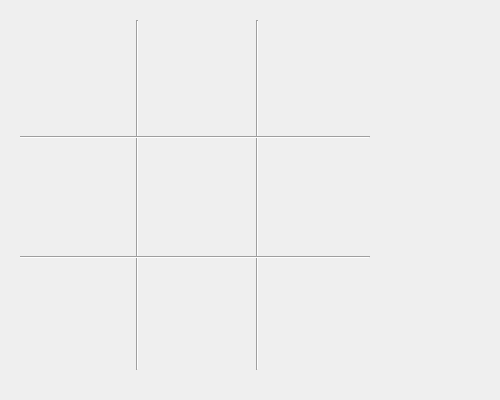
<?xml version="1.0" encoding="UTF-8"?>
<ui version="4.0">
 <class>GameWindow</class>
 <widget class="QWidget" name="GameWindow">
  <property name="geometry">
   <rect>
    <x>0</x>
    <y>0</y>
    <width>500</width>
    <height>400</height>
   </rect>
  </property>
  <property name="windowTitle">
   <string>Dialog</string>
  </property>
  <widget class="QPushButton" name="button20">
   <property name="geometry">
    <rect>
     <x>30</x>
     <y>270</y>
     <width>90</width>
     <height>90</height>
    </rect>
   </property>
   <property name="font">
    <font>
     <pointsize>36</pointsize>
    </font>
   </property>
   <property name="cursor">
    <cursorShape>PointingHandCursor</cursorShape>
   </property>
   <property name="text">
    <string/>
   </property>
   <property name="checkable">
    <bool>false</bool>
   </property>
   <property name="autoDefault">
    <bool>false</bool>
   </property>
   <property name="default">
    <bool>false</bool>
   </property>
   <property name="flat">
    <bool>true</bool>
   </property>
  </widget>
  <widget class="QPushButton" name="button21">
   <property name="geometry">
    <rect>
     <x>153</x>
     <y>270</y>
     <width>90</width>
     <height>90</height>
    </rect>
   </property>
   <property name="font">
    <font>
     <pointsize>36</pointsize>
    </font>
   </property>
   <property name="cursor">
    <cursorShape>PointingHandCursor</cursorShape>
   </property>
   <property name="text">
    <string/>
   </property>
   <property name="checkable">
    <bool>false</bool>
   </property>
   <property name="autoDefault">
    <bool>false</bool>
   </property>
   <property name="default">
    <bool>false</bool>
   </property>
   <property name="flat">
    <bool>true</bool>
   </property>
  </widget>
  <widget class="QPushButton" name="button22">
   <property name="geometry">
    <rect>
     <x>270</x>
     <y>270</y>
     <width>90</width>
     <height>90</height>
    </rect>
   </property>
   <property name="font">
    <font>
     <pointsize>36</pointsize>
    </font>
   </property>
   <property name="cursor">
    <cursorShape>PointingHandCursor</cursorShape>
   </property>
   <property name="text">
    <string/>
   </property>
   <property name="checkable">
    <bool>false</bool>
   </property>
   <property name="autoDefault">
    <bool>false</bool>
   </property>
   <property name="default">
    <bool>false</bool>
   </property>
   <property name="flat">
    <bool>true</bool>
   </property>
  </widget>
  <widget class="QPushButton" name="button12">
   <property name="geometry">
    <rect>
     <x>270</x>
     <y>150</y>
     <width>90</width>
     <height>90</height>
    </rect>
   </property>
   <property name="font">
    <font>
     <pointsize>36</pointsize>
    </font>
   </property>
   <property name="cursor">
    <cursorShape>PointingHandCursor</cursorShape>
   </property>
   <property name="text">
    <string/>
   </property>
   <property name="checkable">
    <bool>false</bool>
   </property>
   <property name="autoDefault">
    <bool>false</bool>
   </property>
   <property name="default">
    <bool>false</bool>
   </property>
   <property name="flat">
    <bool>true</bool>
   </property>
  </widget>
  <widget class="QPushButton" name="button02">
   <property name="geometry">
    <rect>
     <x>270</x>
     <y>30</y>
     <width>90</width>
     <height>90</height>
    </rect>
   </property>
   <property name="font">
    <font>
     <pointsize>36</pointsize>
    </font>
   </property>
   <property name="cursor">
    <cursorShape>PointingHandCursor</cursorShape>
   </property>
   <property name="text">
    <string/>
   </property>
   <property name="checkable">
    <bool>false</bool>
   </property>
   <property name="autoDefault">
    <bool>false</bool>
   </property>
   <property name="default">
    <bool>false</bool>
   </property>
   <property name="flat">
    <bool>true</bool>
   </property>
  </widget>
  <widget class="QPushButton" name="button01">
   <property name="geometry">
    <rect>
     <x>153</x>
     <y>30</y>
     <width>90</width>
     <height>90</height>
    </rect>
   </property>
   <property name="font">
    <font>
     <pointsize>36</pointsize>
    </font>
   </property>
   <property name="cursor">
    <cursorShape>PointingHandCursor</cursorShape>
   </property>
   <property name="text">
    <string/>
   </property>
   <property name="checkable">
    <bool>false</bool>
   </property>
   <property name="autoDefault">
    <bool>false</bool>
   </property>
   <property name="default">
    <bool>false</bool>
   </property>
   <property name="flat">
    <bool>true</bool>
   </property>
  </widget>
  <widget class="QPushButton" name="button11">
   <property name="geometry">
    <rect>
     <x>153</x>
     <y>150</y>
     <width>90</width>
     <height>90</height>
    </rect>
   </property>
   <property name="font">
    <font>
     <pointsize>36</pointsize>
    </font>
   </property>
   <property name="cursor">
    <cursorShape>PointingHandCursor</cursorShape>
   </property>
   <property name="text">
    <string/>
   </property>
   <property name="checkable">
    <bool>false</bool>
   </property>
   <property name="autoDefault">
    <bool>false</bool>
   </property>
   <property name="default">
    <bool>false</bool>
   </property>
   <property name="flat">
    <bool>true</bool>
   </property>
  </widget>
  <widget class="QPushButton" name="button10">
   <property name="geometry">
    <rect>
     <x>30</x>
     <y>150</y>
     <width>90</width>
     <height>90</height>
    </rect>
   </property>
   <property name="font">
    <font>
     <pointsize>36</pointsize>
    </font>
   </property>
   <property name="cursor">
    <cursorShape>PointingHandCursor</cursorShape>
   </property>
   <property name="text">
    <string/>
   </property>
   <property name="checkable">
    <bool>false</bool>
   </property>
   <property name="autoDefault">
    <bool>false</bool>
   </property>
   <property name="default">
    <bool>false</bool>
   </property>
   <property name="flat">
    <bool>true</bool>
   </property>
  </widget>
  <widget class="QPushButton" name="button00">
   <property name="geometry">
    <rect>
     <x>30</x>
     <y>30</y>
     <width>90</width>
     <height>90</height>
    </rect>
   </property>
   <property name="font">
    <font>
     <pointsize>36</pointsize>
    </font>
   </property>
   <property name="cursor">
    <cursorShape>PointingHandCursor</cursorShape>
   </property>
   <property name="text">
    <string/>
   </property>
   <property name="checkable">
    <bool>false</bool>
   </property>
   <property name="autoDefault">
    <bool>false</bool>
   </property>
   <property name="default">
    <bool>false</bool>
   </property>
   <property name="flat">
    <bool>true</bool>
   </property>
  </widget>
  <widget class="Line" name="line">
   <property name="geometry">
    <rect>
     <x>130</x>
     <y>20</y>
     <width>15</width>
     <height>350</height>
    </rect>
   </property>
   <property name="orientation">
    <enum>Qt::Vertical</enum>
   </property>
  </widget>
  <widget class="Line" name="line_2">
   <property name="geometry">
    <rect>
     <x>250</x>
     <y>20</y>
     <width>15</width>
     <height>350</height>
    </rect>
   </property>
   <property name="orientation">
    <enum>Qt::Vertical</enum>
   </property>
  </widget>
  <widget class="Line" name="line_3">
   <property name="geometry">
    <rect>
     <x>20</x>
     <y>250</y>
     <width>350</width>
     <height>15</height>
    </rect>
   </property>
   <property name="orientation">
    <enum>Qt::Horizontal</enum>
   </property>
  </widget>
  <widget class="Line" name="line_4">
   <property name="geometry">
    <rect>
     <x>20</x>
     <y>130</y>
     <width>350</width>
     <height>15</height>
    </rect>
   </property>
   <property name="orientation">
    <enum>Qt::Horizontal</enum>
   </property>
  </widget>
 </widget>
 <resources/>
 <connections/>
</ui>
